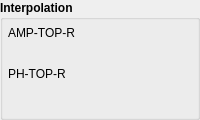
         <widget class="QGroupBox" name="groupBox_4">
          <property name="sizePolicy">
           <sizepolicy hsizetype="Fixed" vsizetype="Fixed">
            <horstretch>0</horstretch>
            <verstretch>0</verstretch>
           </sizepolicy>
          </property>
          <property name="minimumSize">
           <size>
            <width>130</width>
            <height>118</height>
           </size>
          </property>
          <property name="maximumSize">
           <size>
            <width>260</width>
            <height>236</height>
           </size>
          </property>
          <property name="sizeIncrement">
           <size>
            <width>1</width>
            <height>1</height>
           </size>
          </property>
          <property name="baseSize">
           <size>
            <width>130</width>
            <height>118</height>
           </size>
          </property>
          <property name="font">
           <font>
            <weight>75</weight>
            <bold>true</bold>
           </font>
          </property>
          <property name="title">
           <string>Interpolation</string>
          </property>
          <layout class="QVBoxLayout" name="verticalLayout_5">
           <property name="spacing">
            <number>1</number>
           </property>
           <property name="margin">
            <number>5</number>
           </property>
           <item>
            <widget class="QLabel" name="label_42">
             <property name="sizePolicy">
              <sizepolicy hsizetype="Preferred" vsizetype="Fixed">
               <horstretch>0</horstretch>
               <verstretch>0</verstretch>
              </sizepolicy>
             </property>
             <property name="minimumSize">
              <size>
               <width>0</width>
               <height>15</height>
              </size>
             </property>
             <property name="font">
              <font>
               <weight>50</weight>
               <bold>false</bold>
              </font>
             </property>
             <property name="text">
              <string>AMP-TOP-R</string>
             </property>
             <property name="alignment">
              <set>Qt::AlignLeading|Qt::AlignLeft|Qt::AlignVCenter</set>
             </property>
            </widget>
           </item>
           <item>
            <widget class="caInclude" name="cainclude">
             <property name="sizePolicy">
              <sizepolicy hsizetype="Fixed" vsizetype="Fixed">
               <horstretch>0</horstretch>
               <verstretch>0</verstretch>
              </sizepolicy>
             </property>
             <property name="minimumSize">
              <size>
               <width>124</width>
               <height>24</height>
              </size>
             </property>
             <property name="font">
              <font>
               <weight>50</weight>
               <bold>false</bold>
              </font>
             </property>
             <property name="macro">
              <string notr="true">VALUE=$(DEV):AMP-TOP-R,STATUS=$(DEV):AMP-TOP-R-VALID</string>
             </property>
             <property name="filename" stdset="0">
              <string notr="true">BPM_GPAC_CAV_caLineEditStatus.ui</string>
             </property>
            </widget>
           </item>
           <item>
            <widget class="QLabel" name="label_43">
             <property name="sizePolicy">
              <sizepolicy hsizetype="Preferred" vsizetype="Fixed">
               <horstretch>0</horstretch>
               <verstretch>0</verstretch>
              </sizepolicy>
             </property>
             <property name="minimumSize">
              <size>
               <width>0</width>
               <height>15</height>
              </size>
             </property>
             <property name="font">
              <font>
               <weight>50</weight>
               <bold>false</bold>
              </font>
             </property>
             <property name="text">
              <string>PH-TOP-R</string>
             </property>
             <property name="alignment">
              <set>Qt::AlignLeading|Qt::AlignLeft|Qt::AlignVCenter</set>
             </property>
            </widget>
           </item>
           <item>
            <widget class="caGraphics" name="caRectangle_0">
             <property name="sizePolicy">
              <sizepolicy hsizetype="Fixed" vsizetype="Fixed">
               <horstretch>0</horstretch>
               <verstretch>0</verstretch>
              </sizepolicy>
             </property>
             <property name="minimumSize">
              <size>
               <width>124</width>
               <height>5</height>
              </size>
             </property>
             <property name="foreground">
              <color>
               <red>253</red>
               <green>0</green>
               <blue>0</blue>
              </color>
             </property>
             <property name="linestyle" stdset="0">
              <enum>caGraphics::Solid</enum>
             </property>
             <property name="fillstyle" stdset="0">
              <enum>caGraphics::Filled</enum>
             </property>
             <property name="lineColor">
              <color>
               <red>253</red>
               <green>0</green>
               <blue>0</blue>
              </color>
             </property>
             <property name="visibility">
              <enum>caGraphics::IfNotZero</enum>
             </property>
             <property name="channel" stdset="0">
              <string>$(DEV):PHASE-FB-CHECK</string>
             </property>
             <property name="form">
              <enum>caGraphics::Rectangle</enum>
             </property>
            </widget>
           </item>
           <item>
            <widget class="caInclude" name="cainclude_9">
             <property name="sizePolicy">
              <sizepolicy hsizetype="Fixed" vsizetype="Fixed">
               <horstretch>0</horstretch>
               <verstretch>0</verstretch>
              </sizepolicy>
             </property>
             <property name="minimumSize">
              <size>
               <width>124</width>
               <height>24</height>
              </size>
             </property>
             <property name="font">
              <font>
               <weight>50</weight>
               <bold>false</bold>
              </font>
             </property>
             <property name="macro">
              <string notr="true">VALUE=$(DEV):PH-TOP-R,EGU=$(DEV):PH-TOP-R.EGU,STATUS=$(DEV):PH-TOP-R-VALID</string>
             </property>
             <property name="filename" stdset="0">
              <string notr="true">BPM_GPAC_CAV_caLineEditEguStatus.ui</string>
             </property>
            </widget>
           </item>
          </layout>
         </widget>
